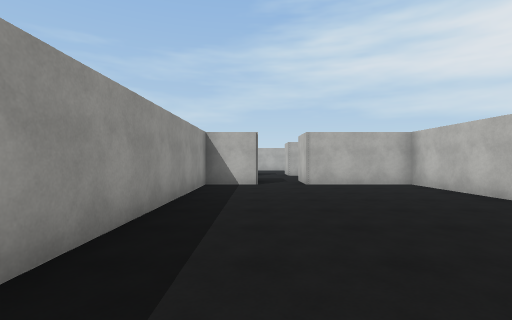
[1] (above)

16 first-person views from a walk through a Unity game level. The camera is 1.4 m above the floor, looks level and sees 85° across. Doors are open. The floor is counted in squares, 2 m on a side. Each view is taken from the middle of a square. On the plan, view 1 faces up. The plan holds only what a view shows up to about 9 squares ahead; the rest is blank. The place goes on beyond the plan. The player is left out. Surface patterns are stand-ins for the level's own textures.

[2]
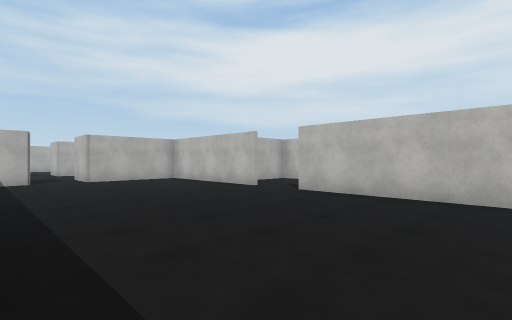

[3]
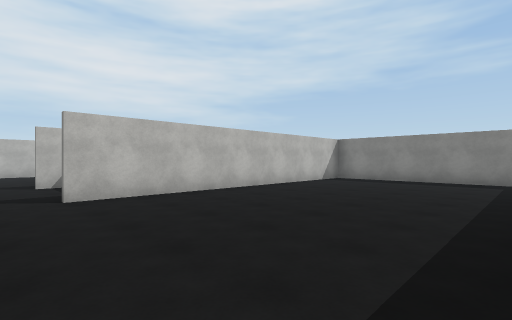

[4]
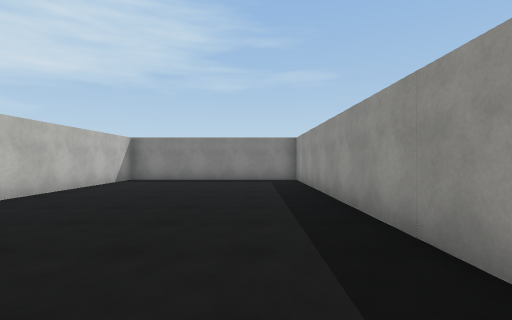

[5]
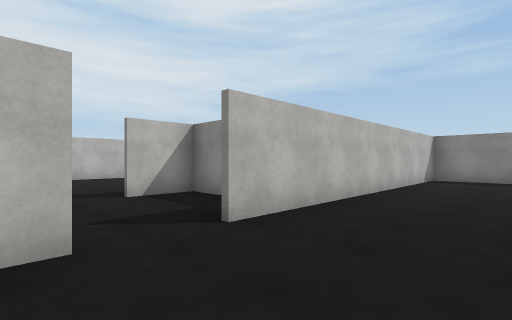

[6]
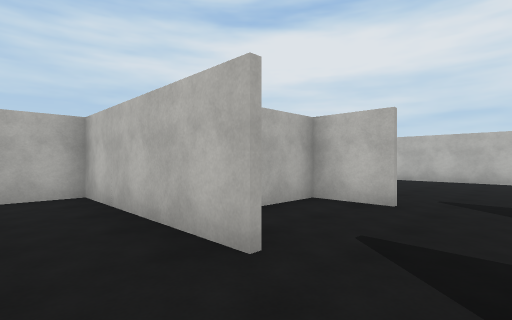

[7]
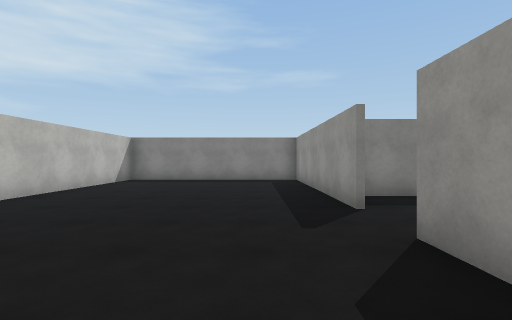

[8]
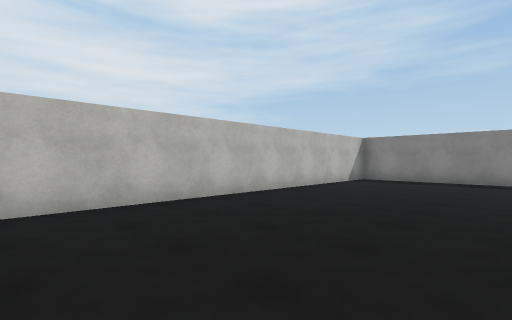

[9]
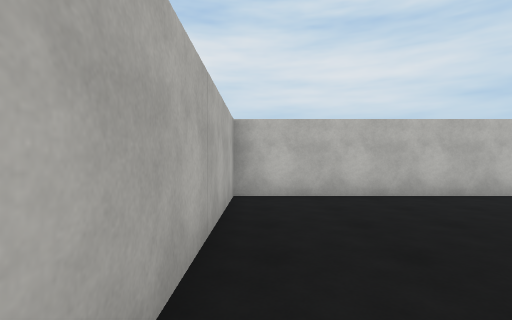

[10]
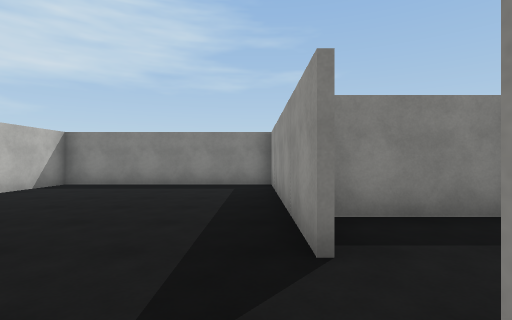

[11]
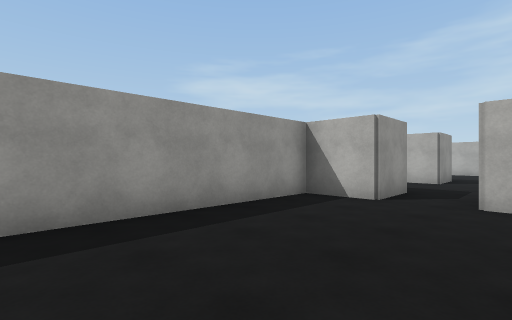

[12]
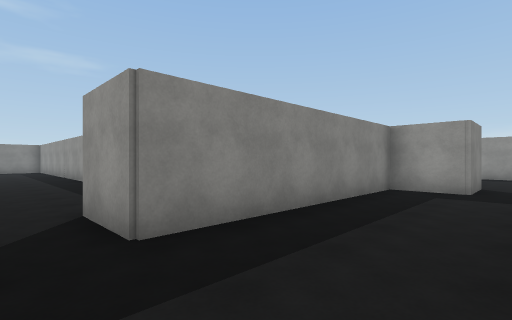

[13]
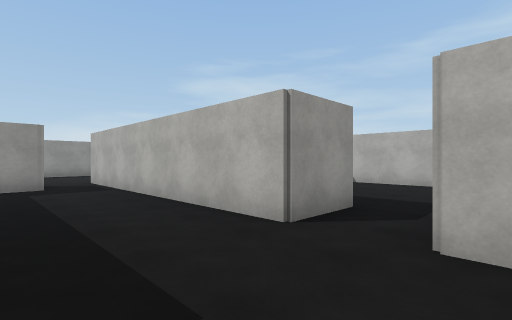

[14]
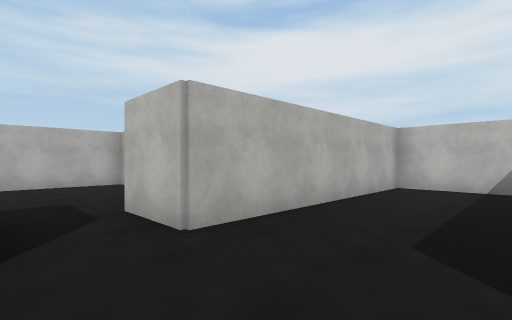

[15]
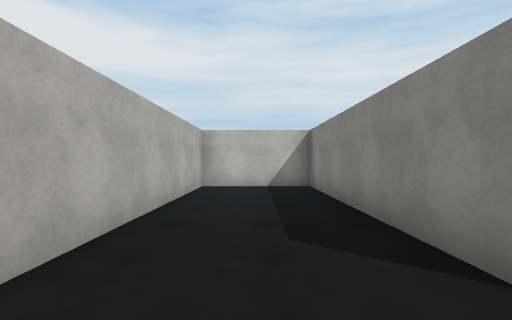

[16]
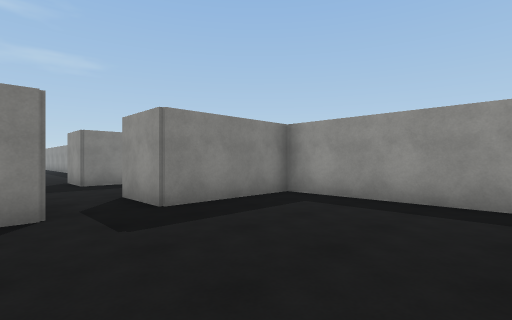

### Floor plan
Points are (right, up) in squares from view 1. A wall is a line through its corners. A room is listed if a view was taken in it or the views show most of it. See-through windows are left out.
Room 1 (views 1, 2, 3, 4, 5, 6, 11)
walls: (4.4, 3.5) (4.4, 7.9) (1.4, 7.9); (-0.6, -6.9) (3.9, -6.9); (4.4, -6.3) (4.4, 2.1); (0.1, 7.9) (-1.4, 7.9) (-1.5, -5.9)
ways out: open door at (0.5, 8) to room 3; open door at (4.5, 2.5) to room 5
Room 2 (views 7, 8, 9, 10)
walls: (7.6, 2.1) (7.5, -3.7); (7.6, 4.5) (7.6, 3.5); (7.5, -3.9) (13.4, -3.9) (13.4, 6.4) (8.4, 6.4)
ways out: open door at (7.5, 2.5) to room 5
Room 3 (views 12, 13, 14, 15)
walls: (1.5, 9.6) (7.4, 9.6) (7.4, 12.4) (1.4, 12.4) (1.4, 14.1); (1.4, 7.9) (1.4, 9); (0.1, 14.1) (0.1, 12.4) (-7.5, 12.4); (-7.5, 11.1) (-5.9, 11.1) (-5.9, 9.6) (0.1, 9.6) (0.1, 7.9)
ways out: open door at (0.5, 8) to room 1; open door at (0.5, 14) to room 4; open door at (-7.5, 11.5)
Room 4 (view 16)
walls: (-2.9, 17.9) (-2.9, 14.1) (0.1, 14.1); (1.4, 14.1) (1.9, 14.1); (3, 18.4) (-2.1, 18.4)
ways out: open door at (0.5, 14) to room 3
Room 5 (no view inside)
walls: (7.4, 3.5) (7.4, 4.9) (6, 4.9); (4.9, 0.6) (7.4, 0.6) (7.4, 2.1)
ways out: open door at (4.5, 2.5) to room 1; open door at (7.5, 2.5) to room 2

Where each view was taken, in squares from view 1:
view 1: 0 up, 0 right, facing up
view 2: 2 down, 1 left, facing up-right
view 3: 3 up, 1 left, facing down-right
view 4: 3 up, 0 right, facing down
view 5: 4 up, 2 right, facing down-right
view 6: 2 up, 3 right, facing up-right
view 7: 6 up, 9 right, facing down
view 8: 6 up, 9 right, facing down-right
view 9: 6 up, 8 right, facing right
view 10: 4 up, 8 right, facing down
view 11: 3 up, 2 right, facing up-left
view 12: 12 up, 1 right, facing down-left
view 13: 10 up, 2 right, facing up-left
view 14: 10 up, 0 right, facing up-right
view 15: 11 up, 0 right, facing right
view 16: 18 up, 2 right, facing down-left
